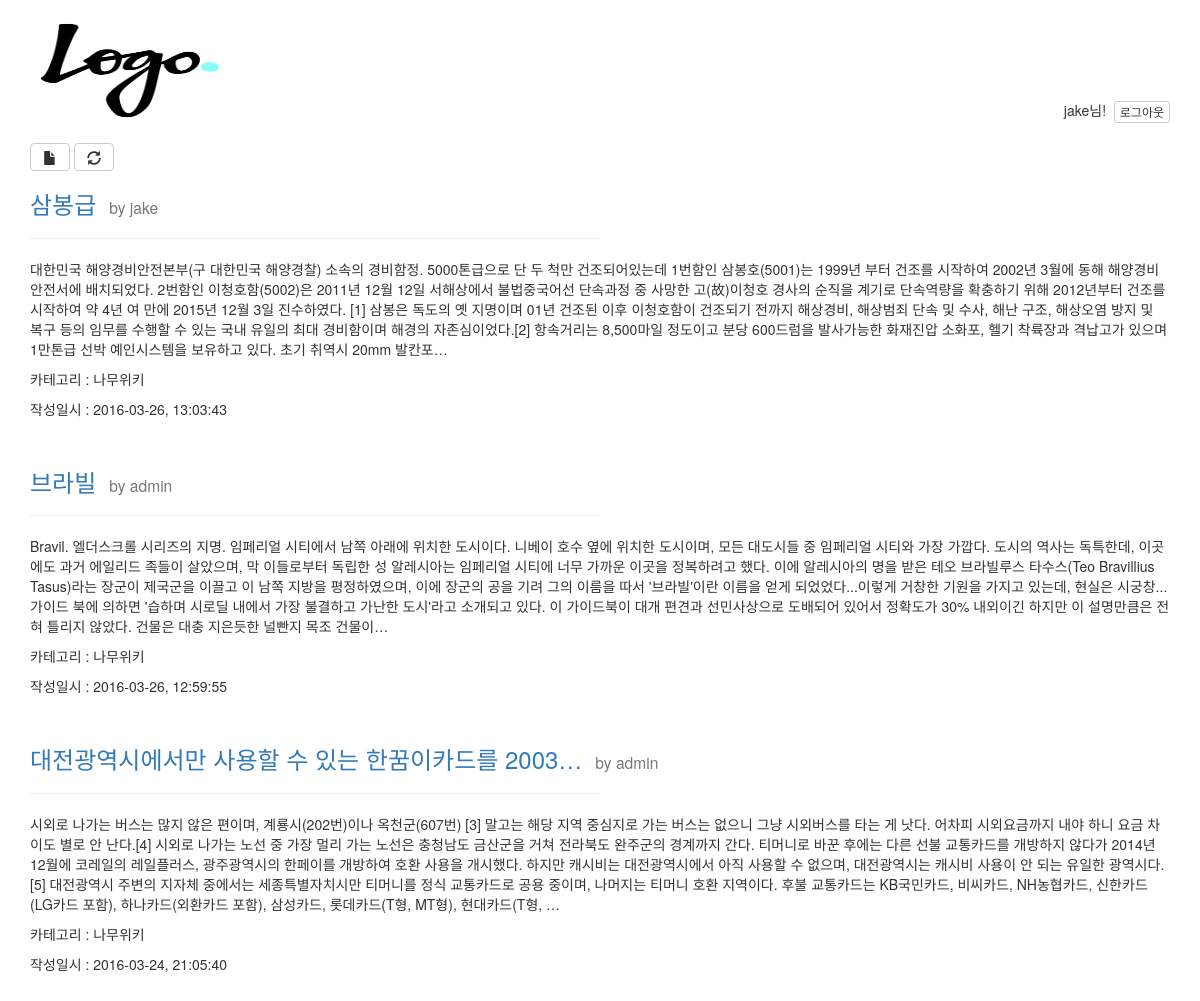
Screenshot of / (signed in) with the database file from the repository.
### blog/models.py (models this page shows, shortened)
class Post(models.Model):
    user = models.ForeignKey(settings.AUTH_USER_MODEL) # 유저만이 글을 쓸 수 있음
    title = models.CharField(max_length=200, db_index=True)
    content = models.TextField(blank=False) # 제한이 없는 아주 큰 문자열
    photo = models.ImageField(blank=True, null=True)
    created_at = models.DateTimeField(auto_now_add=True) # 처음 데이터가 들어갈때 생성 일시가 자동으로 들어가도록
    updated_at = models.DateTimeField(auto_now=True) # 저장 시점의 일시 정보를 입력
    tag = models.ManyToManyField('Tag', blank=True) # 'Tag' 모델 클래스의 이름을 문자열로 하는 이유는 장고가 나중에 처리하도록 하기 위해서. 문자열이 아닐 경우 Post 클래스보다 앞에 있어야 함.
    category = models.ForeignKey('Category', blank=False, null=False) # blank는 폼에서 사용하는 것 null은 db에서 사용하는 것
    is_model_field = False
    class Meta: # 디폴트 정렬 기준 설정 - 가장 최근글 우선
        ordering = ('-created_at', '-pk')

class Category(models.Model):
    name = models.CharField(max_length=40)

### blog/views.py (the view)
# urls.py: url(r'^$', blog_views.list_posts, name='list_posts'),
def list_posts(request):
    per_page = 3
    current_page = int(request.GET.get('page', 1)) # page가 있으면 값을 가져오고 없으면 1을 가져온다.
    all_posts = Post.objects.select_related().prefetch_related().all()
    pagi = Paginator(all_posts, per_page)
    try:
        pg = pagi.page(current_page)
    except PageNotAnInteger:
        pg = pagi.page(1)
    except EmptyPage:
        pg = []
        raise Http404("해당 페이지가 존재하지 않습니다.") # 404 에러 페이지로 이동
    return render(request, 'list_posts.html', {
        'posts': pg,
    })

### blog/templates/list_posts.html (shortened to what this page needs)
{% extends 'blog_layout.html' %}
{% load bootstrap3 %}
{% block content %}
<div>
<a class="btn btn-default" href="{% url 'create_post' %}"><span class="glyphicon glyphicon-file"></a>
<a class="btn btn-default" href="{% url 'list_posts' %}"><span class="glyphicon glyphicon-refresh"></span></a>
</div>
    {% for post in posts %}
    <div class="post_container">
        <h3><a href="{% url 'view_post' pk=post.pk %}">{{ post.title | truncatechars:"30" }}</a><small >&nbsp;&nbsp; by {{ post.user }}</small></h3>
        <hr width="50%" align="left" />
        <div class="post_content">
            <p>{{ post.content | truncatechars:"500" }}</p>
        </div>
        <div>
            <p>카테고리 : {{ post.category.name }}</p>
            <p>작성일시 : {{ post.created_at | date:"Y-m-d, H:i:s" }}</p>
        </div><br>
    </div>
    {% empty %}
        <p>글이 전혀 없습니다.</p>
    {% endfor %}
{% endblock %}

### blog/templates/blog_layout.html (shortened to what this page needs)
{% load bootstrap3 %}
{% load staticfiles %}
<html>
    <head>
        <link rel="stylesheet" href="http://maxcdn.bootstrapcdn.com/bootstrap/3.3.6/css/bootstrap.min.css">
        {% bootstrap_css %}
        <br>
        <img src="{% static "Logo.png" %}" width="200" height="100" align="left">
        <br><br><br><br>
        {% if request.user.is_authenticated %}
            <div style="text-align:right">{{ request.user }}님!
                &nbsp;<a href="{% url 'logout_url' %}" class="btn btn-default btn-xs" role="button"> 로그아웃 </a><br><br>
            </div>
        {% else %}
            <div style="text-align:right">
                &nbsp;<a href="{% url 'login_url' %}" class="btn btn-link btn-lg" role="button">로그인</a>
            </div>
        {% endif %}
    </head>
    <body class="container">
        {% block content %}{% endblock %}
    </body>
</html>

### blog/templates/blog_layout.html (style rules this page uses)
img { max-width: 100%; }

### rows the page displays
Post: title "삼봉급", user "jake", content "대한민국 해양경비안전본부(구 대한민국 해양경찰) 소속의 경비함정. 5000톤급으로 단 두 척만 건조되어있는데 1번함인 삼봉호(5001)는 1999년 부터 건조를 시작하여 2002년 3월에 동해 해양경비안전서에 배치되었다. 2번함인 이청호함(5002)은 2011년 12월 12일 서해상에서 불법중국어선 단속과정 중 사망한 고(故)이청호 경사의 순직을 계기로 단속역량을 확충하기 위해 2012년부터 건조를 시작하여 약 4년 여 만에 2015년 12월 3일 진수하였다. [1] 삼봉은 독도의 옛 지명이며 01년 건조된 이후 이청호함이 건조되기 전까지 해상경비, 해상범죄 단속 및 수사, 해난 구조, 해상오염 방지 및 복구 등의 임무를 수행할 수 있는 국내 유일의 최대 경비함이며 해경의 자존심이었다.[2] 항속거리는 8,500마일 정도이고 분당 600드럼을 발사가능한 화재진압 소화포, 헬기 착륙장과 격납고가 있으며 1만톤급 선박 예인시스템을 보유하고 있다. 초기 취역시 20mm 발칸포…", category.name "나무위키", created_at "2016-03-26, 13:03:43"
Post: title "브라빌", user "admin", content "Bravil. 엘더스크롤 시리즈의 지명. 임페리얼 시티에서 남쪽 아래에 위치한 도시이다. 니베이 호수 옆에 위치한 도시이며, 모든 대도시들 중 임페리얼 시티와 가장 가깝다. 도시의 역사는 독특한데, 이곳에도 과거 에일리드 족들이 살았으며, 막 이들로부터 독립한 성 알레시아는 임페리얼 시티에 너무 가까운 이곳을 정복하려고 했다. 이에 알레시아의 명을 받은 테오 브라빌루스 타수스(Teo Bravillius Tasus)라는 장군이 제국군을 이끌고 이 남쪽 지방을 평정하였으며, 이에 장군의 공을 기려 그의 이름을 따서 '브라빌'이란 이름을 얻게 되었었다...이렇게 거창한 기원을 가지고 있는데, 현실은 시궁창... 가이드 북에 의하면 '습하며 시로딜 내에서 가장 불결하고 가난한 도시'라고 소개되고 있다. 이 가이드북이 대개 편견과 선민사상으로 도배되어 있어서 정확도가 30% 내외이긴 하지만 이 설명만큼은 전혀 틀리지 않았다. 건물은 대충 지은듯한 널빤지 목조 건물이…", category.name "나무위키", created_at "2016-03-26, 12:59:55"
Post: title "대전광역시에서만 사용할 수 있는 한꿈이카드를 2003…", user "admin", content "시외로 나가는 버스는 많지 않은 편이며, 계룡시(202번)이나 옥천군(607번) [3] 말고는 해당 지역 중심지로 가는 버스는 없으니 그냥 시외버스를 타는 게 낫다. 어차피 시외요금까지 내야 하니 요금 차이도 별로 안 난다.[4] 시외로 나가는 노선 중 가장 멀리 가는 노선은 충청남도 금산군을 거쳐 전라북도 완주군의 경계까지 간다. 티머니로 바꾼 후에는 다른 선불 교통카드를 개방하지 않다가 2014년 12월에 코레일의 레일플러스, 광주광역시의 한페이를 개방하여 호환 사용을 개시했다. 하지만 캐시비는 대전광역시에서 아직 사용할 수 없으며, 대전광역시는 캐시비 사용이 안 되는 유일한 광역시다.[5] 대전광역시 주변의 지자체 중에서는 세종특별자치시만 티머니를 정식 교통카드로 공용 중이며, 나머지는 티머니 호환 지역이다. 후불 교통카드는 KB국민카드, 비씨카드, NH농협카드, 신한카드(LG카드 포함), 하나카드(외환카드 포함), 삼성카드, 롯데카드(T형, MT형), 현대카드(T형, …", category.name "나무위키", created_at "2016-03-24, 21:05:40"

### other values shown
{{ request.user }} "jake"
